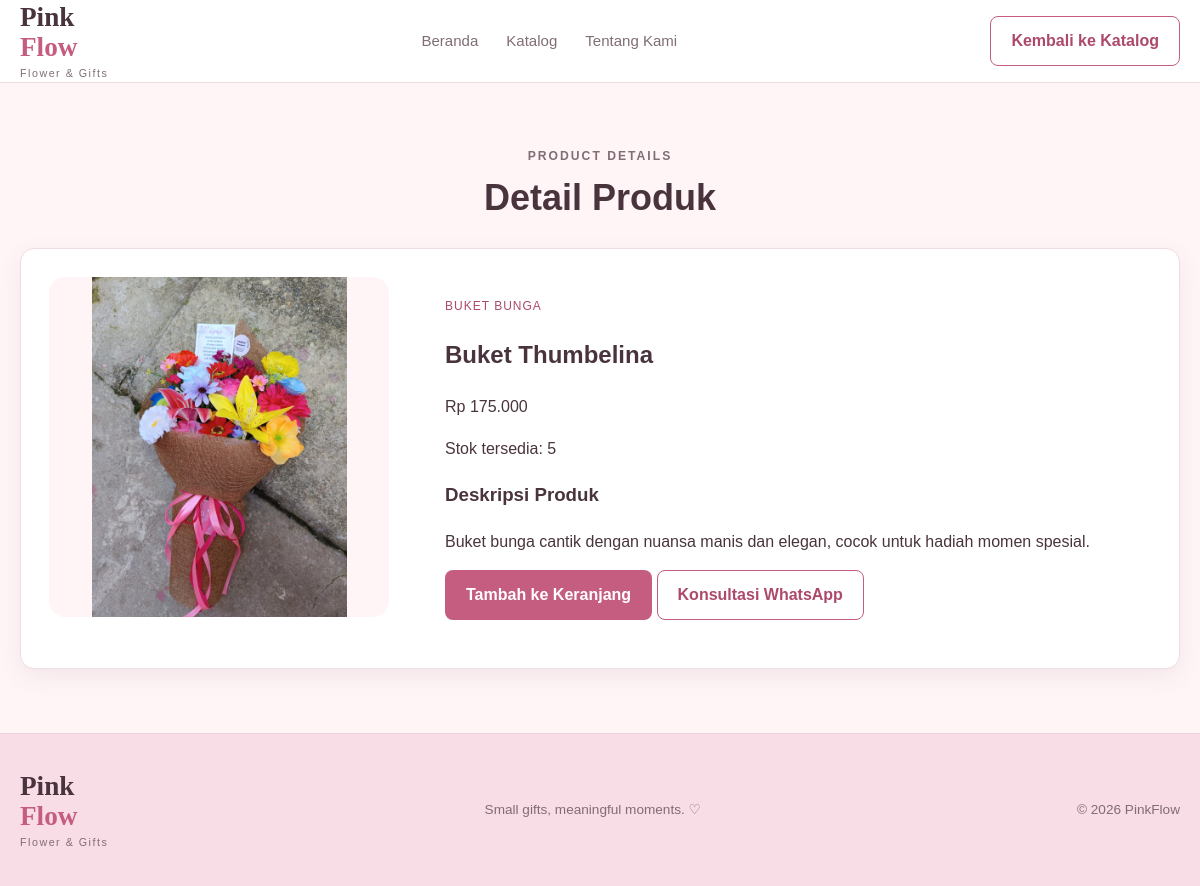
The app's page /pages/detail.php?id=2 with its own data.
### tables this page shows
CREATE TABLE `products` (
  `id` int(11) NOT NULL,
  `name` varchar(100) NOT NULL,
  `category` varchar(50) NOT NULL,
  `price` decimal(12,2) NOT NULL DEFAULT 0.00,
  `stock` int(11) NOT NULL DEFAULT 0,
  `image` varchar(255) DEFAULT NULL,
  `description` text DEFAULT NULL,
  `created_at` timestamp NOT NULL DEFAULT current_timestamp()
);

### pages/detail.php (the view, shortened to what this page needs)
<?php
require_once "../config/database.php";
$id = filter_input(INPUT_GET, "id", FILTER_VALIDATE_INT);
$stmt = $conn->prepare(
    "SELECT id, name, category, price, stock, image, description
     FROM products
     WHERE id = ?
     LIMIT 1"
);
$stmt->bind_param("i", $id);
$stmt->execute();
$result = $stmt->get_result();
$produk = $result->fetch_assoc();
$harga = "Rp " . number_format(
    (float) $produk["price"],
    0,
    ",",
    "."
);
$nomorWhatsApp = "62855242771020";
$pesanWhatsApp = "Halo PinkFlow, saya tertarik dengan produk "
    . $produk["name"]
    . ". Apakah produk ini masih tersedia?";
$linkWhatsApp = "https://wa.me/" . $nomorWhatsApp
    . "?text=" . urlencode($pesanWhatsApp);
?>
<!DOCTYPE html>
<html lang="id">
<head>
    <link rel="stylesheet" href="../assets/css/style.css">
</head>
<body>
<header class="navbar">
    <div class="container navbar-inner">
        <a href="../index.php" class="brand">
            Pink<span>Flow</span>
            <small>Flower & Gifts</small>
        </a>
        <nav class="nav-links">
            <a href="../index.php">Beranda</a>
            <a href="../index.php#produk">Katalog</a>
            <a href="../index.php#tentang">Tentang Kami</a>
        </nav>
        <a href="../index.php#produk" class="btn btn-outline">
            Kembali ke Katalog
        </a>
    </div>
</header>
<main>
    <section>
        <div class="container">
            <div class="section-heading">
                <p class="eyebrow">PRODUCT DETAILS</p>
                <h2>Detail Produk</h2>
            </div>
            <div class="card">
                <div class="product-detail-grid">
                    <div class="product-detail-image">
                        <?php if (!empty($produk["image"])): ?>
                            <img
                                src="../assets/images/<?= htmlspecialchars($produk["image"]) ?>"
                                alt="<?= htmlspecialchars($produk["name"]) ?>"
                            >
                        <?php else: ?>
                            <div class="product-placeholder">
                                ♡
                            </div>
                        <?php endif; ?>
                    </div>
                    <div class="product-detail-content">
                        <p class="product-category">
                            <?= htmlspecialchars($produk["category"]) ?>
                        </p>
                        <h1>
                            <?= htmlspecialchars($produk["name"]) ?>
                        </h1>
                        <p class="product-detail-price">
                            <?= $harga ?>
                        </p>
                        <p class="product-stock">
                            Stok tersedia:
                            <?= (int) $produk["stock"] ?>
                        </p>
                        <div class="product-description">
                            <h3>Deskripsi Produk</h3>
                            <p>
                                <?php if (!empty($produk["description"])): ?>
                                    <?= nl2br(htmlspecialchars($produk["description"])) ?>
                                <?php else: ?>
                                    Belum ada deskripsi untuk produk ini.
                                <?php endif; ?>
                            </p>
                        </div>
                        <?php if ((int) $produk["stock"] > 0): ?>
                            <a
                                href="cart.php?add=<?= (int) $produk['id'] ?>"
                                class="btn btn-primary"
                            >
                                Tambah ke Keranjang
                            </a>
                            <a
                                href="<?= htmlspecialchars($linkWhatsApp) ?>"
                                class="btn btn-outline"
                                target="_blank"
                                rel="noopener noreferrer"
                            >
                                Konsultasi WhatsApp
                            </a>
                        <?php else: ?>
                            <button class="btn btn-outline" disabled>
                                Stok Habis
                            </button>
                        <?php endif; ?>
                    </div>
                </div>
            </div>
        </div>
    </section>
</main>
<footer class="footer">
    <div class="container footer-inner">
        <a href="../index.php" class="brand">
            Pink<span>Flow</span>
            <small>Flower & Gifts</small>
        </a>
        <p>Small gifts, meaningful moments. ♡</p>
        <p>© <?= date("Y") ?> PinkFlow</p>
    </div>
</footer>
</body>
</html>

### assets/css/style.css (style rules this page uses)
:root { --pink-50: #fff5f7; --pink-100: #fce7ed; --pink-200: #f4ccd8; --pink-300: #e8a9bd; --pink-500: #c45d80; --pink-600: #ad496c; --text-main: #49343e; --text-muted: #806d76; --white: #ffffff; --border: #f0dce3; --shadow: 0 8px 24px rgba(95, 47, 65, 0.08); --radius-sm: 8px; --radius-md: 14px; --radius-lg: 22px; --container-width: 1200px; }
* { box-sizing: border-box; }
html { scroll-behavior: smooth; }
body { margin: 0; font-family: Arial, Helvetica, sans-serif; color: var(--text-main); background: var(--pink-50); line-height: 1.6; }
img { display: block; max-width: 100%; }
a { color: inherit; text-decoration: none; }
.container { width: min(100% - 40px, var(--container-width)); margin-inline: auto; }
section { padding-block: 64px; }
.section-heading { margin-bottom: 28px; text-align: center; }
.section-heading h2 { margin: 0 0 8px; font-size: clamp(1.7rem, 3vw, 2.4rem); line-height: 1.2; }
.section-heading p { margin: 0; color: var(--text-muted); }
.section-heading .eyebrow { margin-bottom: 10px; }
.btn { display: inline-flex; justify-content: center; align-items: center; gap: 8px; min-height: 44px; padding: 11px 20px; border: 1px solid transparent; border-radius: var(--radius-sm); font-weight: 600; cursor: pointer; transition: 0.2s ease; }
.btn-primary { color: var(--white); background: var(--pink-500); }
.btn-outline { color: var(--pink-600); background: transparent; border-color: var(--pink-500); }
.card { overflow: hidden; background: var(--white); border: 1px solid var(--border); border-radius: var(--radius-md); box-shadow: var(--shadow); }
.navbar { position: sticky; top: 0; z-index: 100; background: rgba(255, 255, 255, 0.94); border-bottom: 1px solid var(--border); backdrop-filter: blur(12px); }
.navbar-inner { min-height: 82px; display: flex; align-items: center; justify-content: space-between; gap: 28px; }
.brand { display: inline-flex; flex-direction: column; font-family: Georgia, serif; font-size: 1.7rem; font-weight: 700; line-height: 1.1; }
.brand span { color: var(--pink-500); }
.brand small { margin-top: 5px; color: var(--text-muted); font-family: Arial, sans-serif; font-size: 0.67rem; font-weight: 400; letter-spacing: 1.5px; }
.nav-links { display: flex; align-items: center; gap: 28px; }
.nav-links a { color: var(--text-muted); font-size: 0.94rem; transition: color 0.2s ease; }
.eyebrow { color: var(--pink-600); font-size: 0.76rem; font-weight: 700; letter-spacing: 2px; }
.product-category { margin: 0 0 5px; color: var(--pink-600); font-size: 0.75rem; text-transform: uppercase; letter-spacing: 1px; }
.footer { padding-block: 38px; background: #f8dce6; border-top: 1px solid #f0d0dc; }
.footer-inner { display: flex; align-items: center; justify-content: space-between; gap: 20px; }
.footer-inner .brand { color: var(--text-main); }
.footer-inner p { color: var(--text-muted); font-size: 0.85rem; line-height: 1.8; }
.product-detail-grid { display: grid; grid-template-columns: minmax(0, 360px) minmax(0, 1fr); gap: 36px; align-items: start; padding: 28px; }
.product-detail-image { width: 100%; max-width: 360px; height: 360px; overflow: hidden; border-radius: 16px; background: var(--pink-100); }
.product-detail-image img { display: block; width: 100%; height: 100%; object-fit: contain; object-position: center; }
.product-detail-content { min-width: 0; padding: 20px; }

### pages/detail.php (style rules this page uses)
.product-detail-grid { display: grid !important; grid-template-columns: 340px minmax(0, 1fr) !important; gap: 36px !important; align-items: start !important; }
.product-detail-grid .product-detail-image { width: 340px !important; max-width: 100% !important; height: 340px !important; max-height: 340px !important; overflow: hidden !important; display: flex !important; align-items: center !important; justify-content: center !important; background: #fff5f7; border-radius: 16px; }
.product-detail-grid .product-detail-image img { width: 100% !important; height: 100% !important; max-width: 100% !important; max-height: 100% !important; object-fit: contain !important; object-position: center !important; display: block !important; }

### records on screen
products: image+name (picture), category "BUKET BUNGA", name "Buket Thumbelina", price "Rp 175.000", stock "5", description "Buket bunga cantik dengan nuansa manis dan elegan, cocok untuk hadiah momen spesial."
